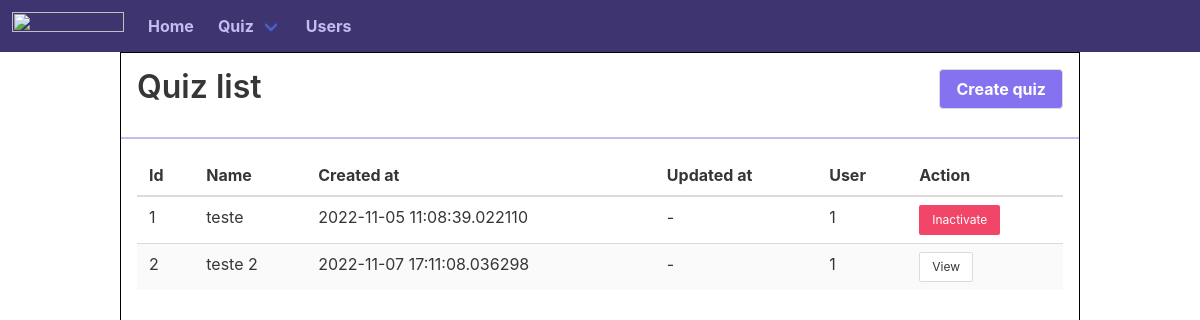
/quiz/, run on an earlier commit of the app's database.
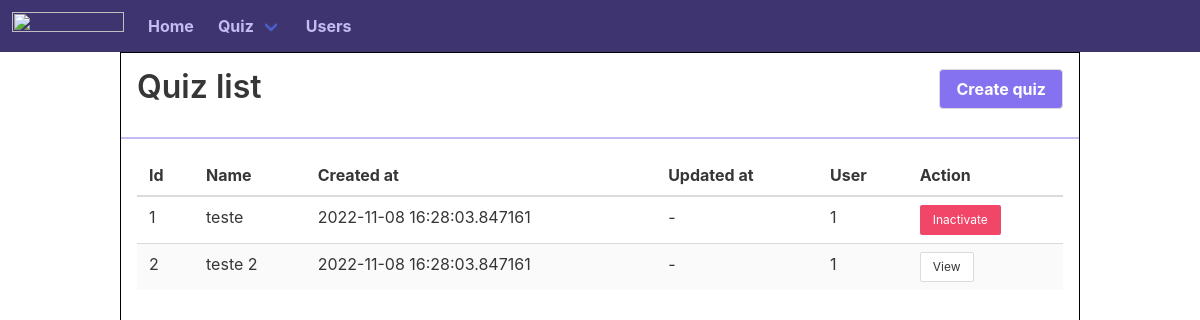
And on a later commit of the database.
### app/models/quiz.py (models this page shows, shortened)
class Quiz(db.Model, SerializerMixin):
    __tablename__ = 'quiz'
    id = db.Column(db.Integer, primary_key=True)
    name = db.Column(db.String(100), nullable=False)
    content = db.Column(db.Text, nullable=False)
    active = db.Column(db.Boolean, nullable=False)
    created_at = db.Column(db.DateTime, nullable=False)
    updated_at = db.Column(db.DateTime, nullable=True)
    user_id = db.Column(db.Integer, db.ForeignKey("user.id"))
    answer = db.relationship("Answer")

### app/quiz/controller.py (the view)
@quiz_controller.route('/', methods=['GET', 'PUT'])
def list_quiz():
    quizzes = Quiz.query.all()
    return render_template("list-quiz.html", quizzes=quizzes)

### app/__init__.py (called while the page is built)
def render_login_button():
    return True if session.get('email') else False

def check_route(route):
    response = False
    routes = ['/data', '/user/create']
    if route[-1] == '/':
        route = route[:-1]
    for i in routes:
        if i == route:
            response = True
    return response

### app/templates/list-quiz.html (shortened to what this page needs)
{% extends 'content.html' %}
{% block content %}
<div class="all-width content">
  <div class="header-with-button">
    <h1>Quiz list</h1>
    <a href="/quiz/create"><button class="button">Create quiz</button></a>
  </div>
  <div class="list-body">
    <table class="table is-striped">
      <thead>
        <tr>
          <th>Id</th>
          <th>Name</th>
          <th>Created at</th>
          <th>Updated at</th>
          <th>User</th>
          <th>Action</th>
        </tr>
      </thead>
      <tbody>
        {% for quiz in quizzes %}
        <tr>
          <td>{{ quiz.id }}</td>
          <td>{{ quiz.name }}</td>
          <td>{{ quiz.created_at }}</td>
          <td>
            {% if quiz.updated_at %}
            {{ quiz.updated_at }}
            {% else %}
            -
            {% endif %}
          </td>
          <td>{{ quiz.user_id }}</td>
          <td>
            {% if quiz.active %}
            <button class="button is-small is-danger" onclick="changeVal('{{ quiz.id }}');">Inactivate</button>
            {% else %}
            <a href="/quiz/results">
              <button class="button is-small">View</button>
            </a>
            {% endif %}
          </td>
        </tr>
        {% endfor %}
      </tbody>
    </table>
  </div>
</div>
{% endblock %}

What changed in the data, as far as the page shows it:
changed Quiz "teste": created_at "2022-11-05 11:08:39.022110" → "2022-11-08 16:28:03.847161"
changed Quiz "teste 2": created_at "2022-11-07 17:11:08.036298" → "2022-11-08 16:28:03.847161"
